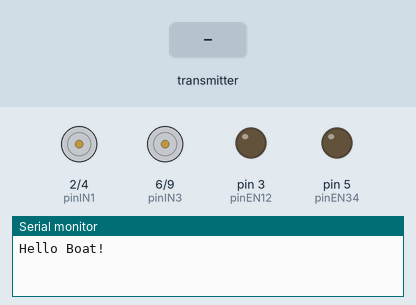
Simulated run of this program. Board: Arduino Nano, built with avr-gcc and run on an emulated ATmega328P. Parts: motor-driver pin pairs drawn as motors (green arrow = first pin HIGH = forward, orange = second pin HIGH = backward, longer = more drive), output pins drawn as LEDs (lit = HIGH), the last lines printed to the serial monitor. Inputs (shaded band) come from the test bench. No radio packets arrive unless stated.

Above: at 1.2 s.
1.3 s: the transmitter starts sending dataReceived = 0
At 2.7 s:
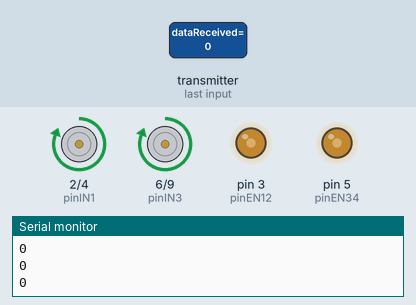
Timing chart, 0 to 4.3 s (numbered marks = the images above; inputs shaded):
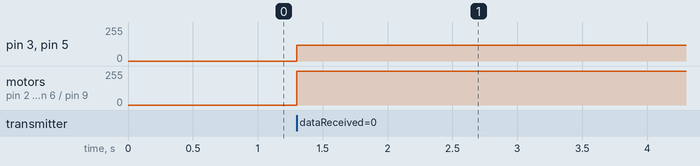

Measured:
- after the input at 1.3 s, pin 3 (pinEN12), pin 5 (pinEN34): 0/255 → 120/255 at once; motor on pin 2 (pinIN1) / pin 4 (pinIN2), motor on pin 6 (pinIN3) / pin 9 (pinIN4): stopped → forward 255/255 at once

The program:

main.cpp
```cpp
#include <Arduino.h>
#include <RF24.h>

/* channels configuration :
*  white  100
*  blue   102
*  green  104
*  red    106
*  yellow 108
*/
#define channel 108
#define motorPower 120

#define pinCE 8
#define pinCSN 7

// port motor
#define pinEN12 3
#define pinIN1 2
#define pinIN2 4

// starboard motor
#define pinEN34 5
#define pinIN3 6
#define pinIN4 9

RF24 radio(pinCE,pinCSN);

byte dataReceived;
int leftSignal, rightSignal;

String str ="";

void setup() {
  Serial.begin(9600);
  Serial.println("Hello Boat!");

  pinMode(pinEN12,OUTPUT);
  pinMode(pinIN1,OUTPUT);
  pinMode(pinIN2,OUTPUT);

  pinMode(pinEN34,OUTPUT);
  pinMode(pinIN3,OUTPUT);
  pinMode(pinIN4,OUTPUT);

  digitalWrite(pinIN1,LOW);
  digitalWrite(pinIN2,LOW);

  radio.begin();

  radio.setChannel(channel);
  radio.setPALevel(RF24_PA_MIN);
  radio.setDataRate(RF24_1MBPS);

  radio.openReadingPipe(0,10101);

  radio.startListening();
}

void loop() {
  if (radio.available()) {
    radio.read(&dataReceived,sizeof(dataReceived));
    //Serial.print("Message reçu : ");
    Serial.println(dataReceived,BIN);
    leftSignal = dataReceived >> 4;
    rightSignal = dataReceived & byte(15);
    //Serial.println(str+"LeftSignal : "+leftSignal+", rightSignal : "+rightSignal);

    switch (leftSignal)
    {
    case 0:
      digitalWrite(pinIN1,HIGH);
      digitalWrite(pinIN2,LOW);
      analogWrite(pinEN12,motorPower);
      break;
    case 1:
      digitalWrite(pinIN1,LOW);
      digitalWrite(pinIN2,LOW);
      analogWrite(pinEN12,0);
      break;
    case 2:
      digitalWrite(pinIN1,LOW);
      digitalWrite(pinIN2,HIGH);
      analogWrite(pinEN12,motorPower);
      break;
    default:
      break;
    }
    switch (rightSignal)
    {
    case 0:
      digitalWrite(pinIN3,HIGH);
      digitalWrite(pinIN4,LOW);
      analogWrite(pinEN34,motorPower);
      break;
    case 1:
      digitalWrite(pinIN3,LOW);
      digitalWrite(pinIN4,LOW);
      analogWrite(pinEN34,0);
      break;
    case 2:
      digitalWrite(pinIN3,LOW);
      digitalWrite(pinIN4,HIGH);
      analogWrite(pinEN34,motorPower);
      default:
      break;
    }
  }
}
```
